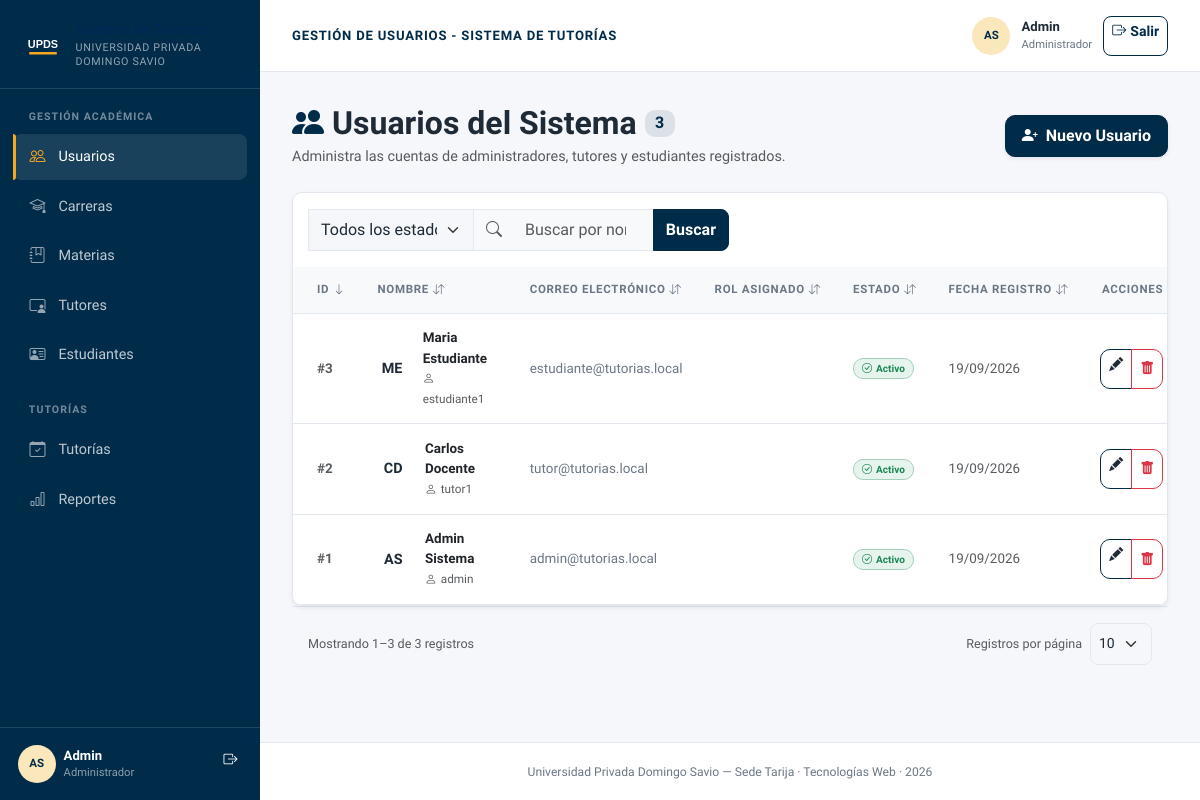
Screenshot of /controllers/usuarios_listar.php (signed in) with the database file from the repository.
### tables this page shows
CREATE TABLE IF NOT EXISTS usuarios (
  id_usuario INT AUTO_INCREMENT PRIMARY KEY,
  id_rol INT NOT NULL,
  nombre VARCHAR(100) NOT NULL,
  apellido VARCHAR(100) NOT NULL,
  correo VARCHAR(150) NOT NULL UNIQUE,
  usuario VARCHAR(50) NOT NULL UNIQUE,
  contrasena_hash VARCHAR(255) NOT NULL,      
  telefono VARCHAR(20),
  estado ENUM('activo','inactivo','pendiente') NOT NULL DEFAULT 'activo',
  fecha_registro DATETIME DEFAULT CURRENT_TIMESTAMP,
  CONSTRAINT fk_usuarios_roles FOREIGN KEY (id_rol) REFERENCES roles(id_rol) ON UPDATE CASCADE
);

### controllers/usuarios_listar.php (called while the page is built, shortened)
<?php
require_once __DIR__ . '/../config/conexion.php';
require_once __DIR__ . '/../models/UsuarioModel.php';
require_once __DIR__ . '/../includes/lista_helper.php';
$usuarioModel = new UsuarioModel($pdo);
$ordenesPermitidos = ['id', 'nombre', 'correo', 'rol', 'estado', 'fecha'];
$ordenActual = in_array($_GET['orden'] ?? '', $ordenesPermitidos, true) ? $_GET['orden'] : 'id';
$dirActual = ($_GET['dir'] ?? '') === 'asc' ? 'asc' : 'desc';
$q = isset($_GET['q']) && is_scalar($_GET['q']) ? trim((string) $_GET['q']) : '';
$estado = in_array($_GET['estado'] ?? '', ['activo', 'inactivo', 'pendiente'], true) ? $_GET['estado'] : '';
$orden = $ordenActual;
$dir = $dirActual;
$parametrosPagina = paginacionParametros();
$totalRegistros = $usuarioModel->contar($q, $estado);
$pag = paginacionCalcular($totalRegistros, $parametrosPagina);
$usuarios = $usuarioModel->obtenerPaginadas($q, $orden, $dir, $pag['por_pagina'], $pag['offset'], $estado);
require_once __DIR__ . '/../views/usuarios/listar.php';

### models/UsuarioModel.php (called while the page is built, shortened)
<?php
class UsuarioModel
{
    private $pdo;
    public function __construct($pdo)
    {
        $this->pdo = $pdo;
    }
    public function obtenerPaginadas($q, $orden, $dir, $limite, $offset, $estado = '')
    {
        $columnas = ['id' => 'u.id_usuario', 'nombre' => 'u.nombre', 'correo' => 'u.correo', 'rol' => 'r.nombre_rol', 'estado' => 'u.estado', 'fecha' => 'u.fecha_registro'];
        $ordenSql = $columnas[$orden] ?? $columnas['id'];
        $dirSql = strtolower($dir) === 'asc' ? 'ASC' : 'DESC';
        $sql = "SELECT u.id_usuario, u.nombre, u.apellido, u.correo, u.usuario, r.nombre_rol, u.estado, u.fecha_registro
                FROM usuarios u INNER JOIN roles r ON u.id_rol = r.id_rol";
        $condiciones = [];
        $sql .= " ORDER BY {$ordenSql} {$dirSql} LIMIT :limite OFFSET :offset";
        $stmt = $this->pdo->prepare($sql);
        $stmt->bindValue(':limite', $limite, PDO::PARAM_INT);
        $stmt->bindValue(':offset', $offset, PDO::PARAM_INT);
        $stmt->execute();
        return $stmt->fetchAll();
    }
    public function contar($q = '', $estado = '')
    {
        $sql = 'SELECT COUNT(*) FROM usuarios u INNER JOIN roles r ON u.id_rol = r.id_rol';
        $condiciones = [];
        $stmt = $this->pdo->prepare($sql);
        $stmt->execute();
        return (int) $stmt->fetchColumn();
    }
}

### views/usuarios/listar.php (the view, shortened to what this page needs)
<?php
include __DIR__ . '/../layouts/header.php';
?>
<div class="d-flex flex-column flex-md-row justify-content-between align-items-start align-items-md-center mb-4 gap-3">
  <div>
    <h2 class="fw-bold mb-1 d-flex align-items-center gap-2">
      <i class="bi bi-people-fill text-primary"></i>
      <span>Usuarios del Sistema</span>
      <span class="badge bg-primary bg-opacity-10 text-primary fs-6"><?= $totalRegistros ?></span>
    </h2>
    <p class="text-muted mb-0">Administra las cuentas de administradores, tutores y estudiantes registrados.</p>
  </div>
  <div>
    <a href="usuarios_crear.php" class="btn btn-primary d-flex align-items-center gap-2 shadow-sm px-3 py-2 rounded-3">
      <i class="bi bi-person-plus-fill"></i>
      <span class="fw-semibold">Nuevo Usuario</span>
    </a>
  </div>
</div>
<div class="card card-custom shadow-sm overflow-hidden">
  <div class="card-header bg-white py-3 border-0 d-flex flex-column flex-sm-row justify-content-between align-items-sm-center gap-2">
    <form method="GET" class="input-group" style="max-width: 420px;">
      <select name="estado" class="form-select" aria-label="Filtrar por estado"><option value="">Todos los estados</option></select>
      <span class="input-group-text bg-light border-end-0 text-muted"><i class="bi bi-search"></i></span>
      <input type="search" name="q" value="<?= htmlspecialchars($q) ?>" class="form-control bg-light border-start-0" placeholder="Buscar por nombre, usuario...">
      <button class="btn btn-primary" type="submit">Buscar</button>
    </form>
  </div>
  <div class="table-responsive">
    <table class="table table-hover align-middle mb-0" id="tablaUsuarios">
      <thead class="table-light text-muted text-uppercase" style="font-size: 0.75rem; letter-spacing: 0.5px;">
        <tr>
          <th class="text-end pe-4">Acciones</th>
        </tr>
      </thead>
      <tbody>
        <?php foreach ($usuarios as $u): ?>
          <?php
            $badgeRol = 'badge-admin';
            if ($u['nombre_rol'] === 'tutor') $badgeRol = 'badge-tutor';
            if ($u['nombre_rol'] === 'estudiante') $badgeRol = 'badge-estudiante';
          ?>
          <tr>
            <td class="ps-4 text-muted fw-semibold">#<?= htmlspecialchars($u['id_usuario']) ?></td>
            <td>
              <div class="d-flex align-items-center gap-3">
                <div class="monogram rounded-circle d-flex align-items-center justify-content-center fw-bold" style="width: 40px; height: 40px; font-size: 0.9rem;">
                  <?= strtoupper(substr($u['nombre'], 0, 1) . substr($u['apellido'], 0, 1)) ?>
                </div>
                <div>
                  <div class="fw-bold text-dark"><?= htmlspecialchars($u['nombre'] . ' ' . $u['apellido']) ?></div>
                  <small class="text-muted"><i class="bi bi-person me-1"></i><?= htmlspecialchars($u['usuario']) ?></small>
                </div>
              </div>
            </td>
            <td>
              <span class="text-secondary"><?= htmlspecialchars($u['correo']) ?></span>
            </td>
            <td>
              <span class="badge rounded-pill px-3 py-1 text-capitalize <?= $badgeRol ?>">
              </span>
            </td>
            <td>
              <?php if ($u['estado'] === 'activo'): ?>
                <span class="badge bg-success bg-opacity-10 text-success border border-success-subtle px-2 py-1">
                  <i class="bi bi-check-circle me-1"></i>Activo
                </span>
              <?php else: ?>
                <span class="badge bg-secondary bg-opacity-10 text-secondary border border-secondary-subtle px-2 py-1">
                  <i class="bi bi-dash-circle me-1"></i>Inactivo
                </span>
              <?php endif; ?>
            </td>
            <td class="text-muted small">
              <?= date('d/m/Y', strtotime($u['fecha_registro'])) ?>
            </td>
            <td class="text-end pe-4">
              <div class="btn-group" role="group">
                <a href="usuarios_editar.php?id=<?= $u['id_usuario'] ?>" class="btn btn-outline-primary btn-sm rounded-start-2" title="Editar">
                  <i class="bi bi-pencil-fill"></i>
                </a>
                <button type="button" class="btn btn-outline-danger btn-sm rounded-end-2"
                        onclick="confirmarEliminacion('usuarios_eliminar.php?id=<?= $u['id_usuario'] ?>', 'Se eliminará al usuario <?= htmlspecialchars($u['usuario']) ?> y sus accesos.')"
                        title="Eliminar">
                  <i class="bi bi-trash-fill"></i>
                </button>
              </div>
            </td>
          </tr>
        <?php endforeach; ?>
      </tbody>
    </table>
  </div>
</div>
<?php include __DIR__ . '/../partials/paginacion.php'; ?>
<?php include __DIR__ . '/../layouts/footer.php'; ?>

### rows the page displays
usuarios: id_usuario "3", nombre+apellido "ME", nombre+apellido "Maria Estudiante", usuario "estudiante1", correo "estudiante@tutorias.local", estado "activo" (drawn), fecha_registro "19/09/2026"
usuarios: id_usuario "2", nombre+apellido "CD", nombre+apellido "Carlos Docente", usuario "tutor1", correo "tutor@tutorias.local", estado "activo" (drawn), fecha_registro "19/09/2026"
usuarios: id_usuario "1", nombre+apellido "AS", nombre+apellido "Admin Sistema", usuario "admin", correo "admin@tutorias.local", estado "activo" (drawn), fecha_registro "19/09/2026"

### other values shown
$iniciales "AS AS"
$nombreSesion "Admin"
$rolSesion "Administrador"
$tituloSeccion "GESTIÓN DE USUARIOS - SISTEMA DE TUTORÍAS"
$totalRegistros "3"
$etiqueta "ID NOMBRE CORREO ELECTRÓNICO ROL ASIGNADO ESTADO FECHA REGISTRO"
$inicio "1"
$fin "3"
$pag['total'] "3"
form field por_pagina "10"
